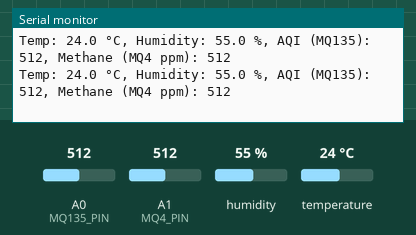
Recording of a sketch running on a simulated Arduino Uno, built with avr-gcc and run on an emulated ATmega328P. Shown: the last lines printed to the serial monitor. The inputs (shaded band) are chosen by the test bench; at power-on: humidity 55 %, A0 (MQ135_PIN) = 512, A1 (MQ4_PIN) = 512, temperature 24 °C.

Above: at 3.9 s.
4.0 s: humidity set to 22 %
At 7.5 s:
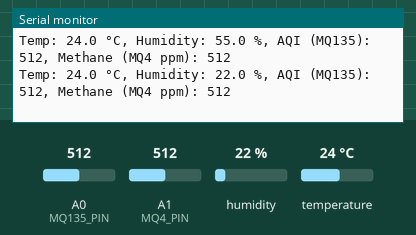
8.1 s: A0 (MQ135_PIN) set to 716
At 10.8 s:
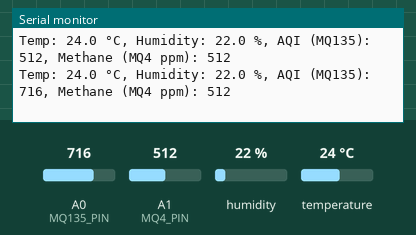
12.2 s: A1 (MQ4_PIN) set to 716
At 14.1 s:
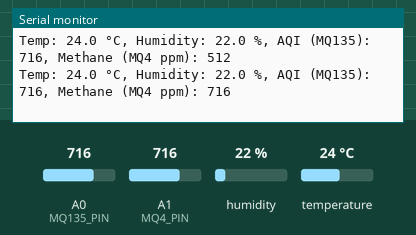
16.3 s: temperature set to 12 °C
At 19.5 s:
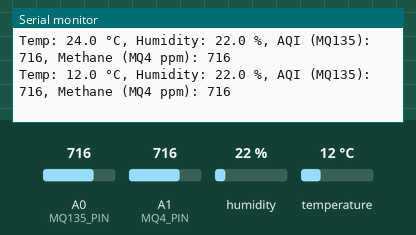
20.4 s: A0 (MQ135_PIN) set to 992
At 22.8 s:
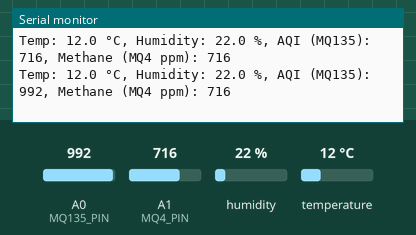
24.5 s: A1 (MQ4_PIN) set to 992
At 26.0 s:
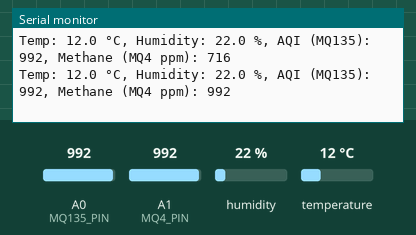
Timing chart, 0 to 27.5 s (numbered marks = the images above; inputs shaded):
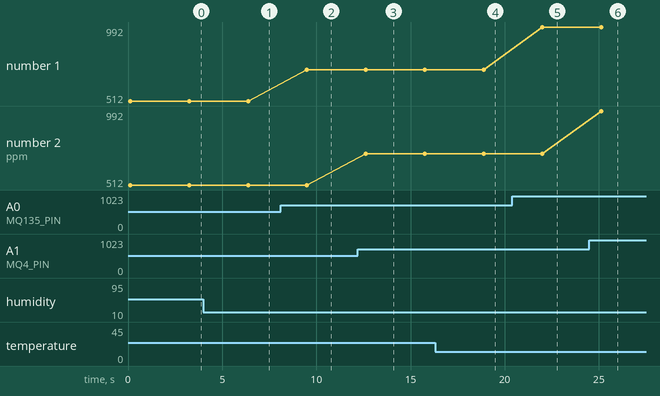

Measured:
- after the input at 4.0 s, the serial monitor: prints a new line after 2.4 s (image 1)
- after the input at 8.1 s, the serial monitor: prints a new line after 1.4 s (image 2)
- after the input at 12.2 s, the serial monitor: prints a new line after 0.42 s (image 3)
- after the input at 16.3 s, the serial monitor: prints a new line after 2.6 s (image 4)
- after the input at 20.4 s, the serial monitor: prints a new line after 1.6 s (image 5)
- after the input at 24.5 s, the serial monitor: prints a new line after 0.62 s (image 6)
- plotted number 1: 512 → 716 after the input at 8.1 s, 716 → 992 after the input at 20.4 s

The sketch:

ArduinoCode_V01.ino
```cpp
#include <DHT.h>

#define DHTPIN 2
#define DHTTYPE DHT11

#define MQ135_PIN A0
#define MQ4_PIN A1

DHT dht(DHTPIN, DHTTYPE);

void setup() {
  Serial.begin(115200);  // Match with ESP32 Serial2 baud rate
  dht.begin();
}

void loop() {
  float temp = dht.readTemperature();
  float hum = dht.readHumidity();

  int mq135_raw = analogRead(MQ135_PIN);
  int mq4_raw = analogRead(MQ4_PIN);

  // Optional: Basic smoothing/filtering
  delay(100); // Short delay for stable readings

  // Formatting and printing the data string
  Serial.print("Temp: ");
  Serial.print(temp, 1);
  Serial.print(" °C, ");

  Serial.print("Humidity: ");
  Serial.print(hum, 1);
  Serial.print(" %, ");

  Serial.print("AQI (MQ135): ");
  Serial.print(mq135_raw);
  Serial.print(", ");

  Serial.print("Methane (MQ4 ppm): ");
  Serial.println(mq4_raw);

  delay(3000); // Send data every 3 seconds
}
```
